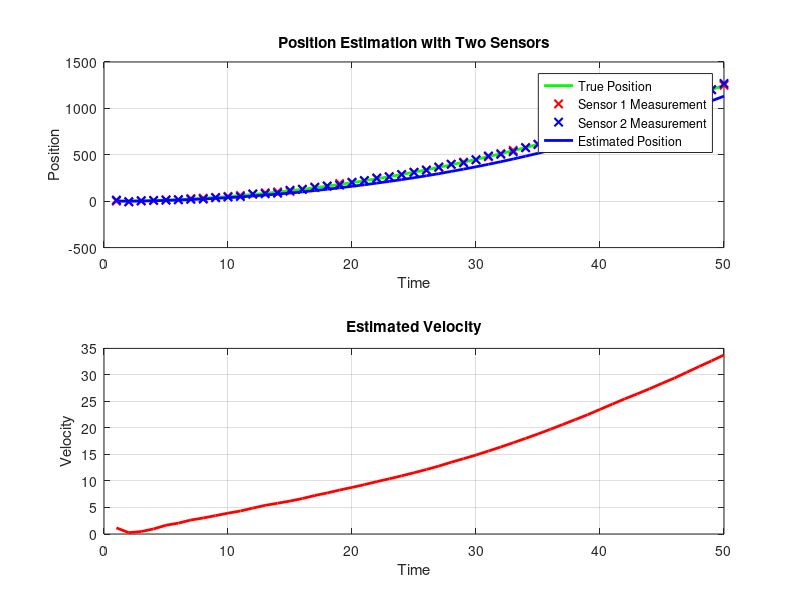

MATLAB code for this plot:
% Kalman Filter for 1D position and velocity estimation with two sensors
clc; clear;

% Time step (delta t)
dt = 1;  % 1 second

% Initial State [position; velocity]
x = [0; 1];  % Initial position = 0, initial velocity = 1

% State transition matrix (A)
A = [1, dt; 
     0, 1];

% Control matrix (B) - assuming no control input
B = [0; 0];

% Measurement matrix (H) - Two sensors measuring the position
H = [1, 0;  % Sensor 1 measures position
     1, 0]; % Sensor 2 also measures position

% Process noise covariance (Q)
Q = [1, 0; 
     0, 1] * 0.001;  % Small process noise

% Measurement noise covariance (R) for two sensors
R = [2, 0;  % Sensor 1 has variance 2
     0, 5].*10; % Sensor 2 has variance 5

% Initial estimation error covariance (P)
P = eye(2);  % Initial uncertainty

% Number of time steps
N = 50;

% Storage for results
estimated_positions = zeros(1, N);
estimated_velocities = zeros(1, N);
true_positions = zeros(1, N);
sensor1_measurements = zeros(1, N);
sensor2_measurements = zeros(1, N);

% Simulate the system and run Kalman Filter
for k = 1:N
    % True position and velocity (simulating a real system)
    true_position = 0.5 * k^2;  % Assume true motion: position = 0.5 * t^2
    velocity = k;  % Assume velocity = t

    % Simulated noisy measurements from both sensors
    sensor1_measurement = true_position + sqrt(R(1,1)) * randn;  % Sensor 1 measurement
    sensor2_measurement = true_position + sqrt(R(2,2)) * randn;  % Sensor 2 measurement
    
    sensor1_measurements(k) = sensor1_measurement;
    sensor2_measurements(k) = sensor2_measurement;

    % Combined measurement vector
    z = [sensor1_measurement; sensor2_measurement];

    % Prediction step
    x_pred = A * x;            % Predict the next state
    P_pred = A * P * A' + Q;   % Predict the next error covariance

    % Kalman gain
    K = P_pred * H' / (H * P_pred * H' + R);

    % Update step
    x = x_pred + K * (z - H * x_pred);  % Update the state with measurements
    P = (eye(2) - K * H) * P_pred;      % Update the error covariance

    % Store the estimated position and velocity
    estimated_positions(k) = x(1);
    estimated_velocities(k) = x(2);
    true_positions(k) = true_position;
end

% Plot the results
time = 1:N;

figure;
subplot(2,1,1);
plot(time, true_positions, 'g-', 'LineWidth', 2); hold on;
plot(time, sensor1_measurements, 'rx', 'LineWidth', 1.5);
plot(time, sensor2_measurements, 'bx', 'LineWidth', 1.5);
plot(time, estimated_positions, 'b-', 'LineWidth', 2);
legend('True Position', 'Sensor 1 Measurement', 'Sensor 2 Measurement', 'Estimated Position');
xlabel('Time');
ylabel('Position');
title('Position Estimation with Two Sensors');
grid on;

subplot(2,1,2);
plot(time, estimated_velocities, 'r-', 'LineWidth', 2);
xlabel('Time');
ylabel('Velocity');
title('Estimated Velocity');
grid on;
